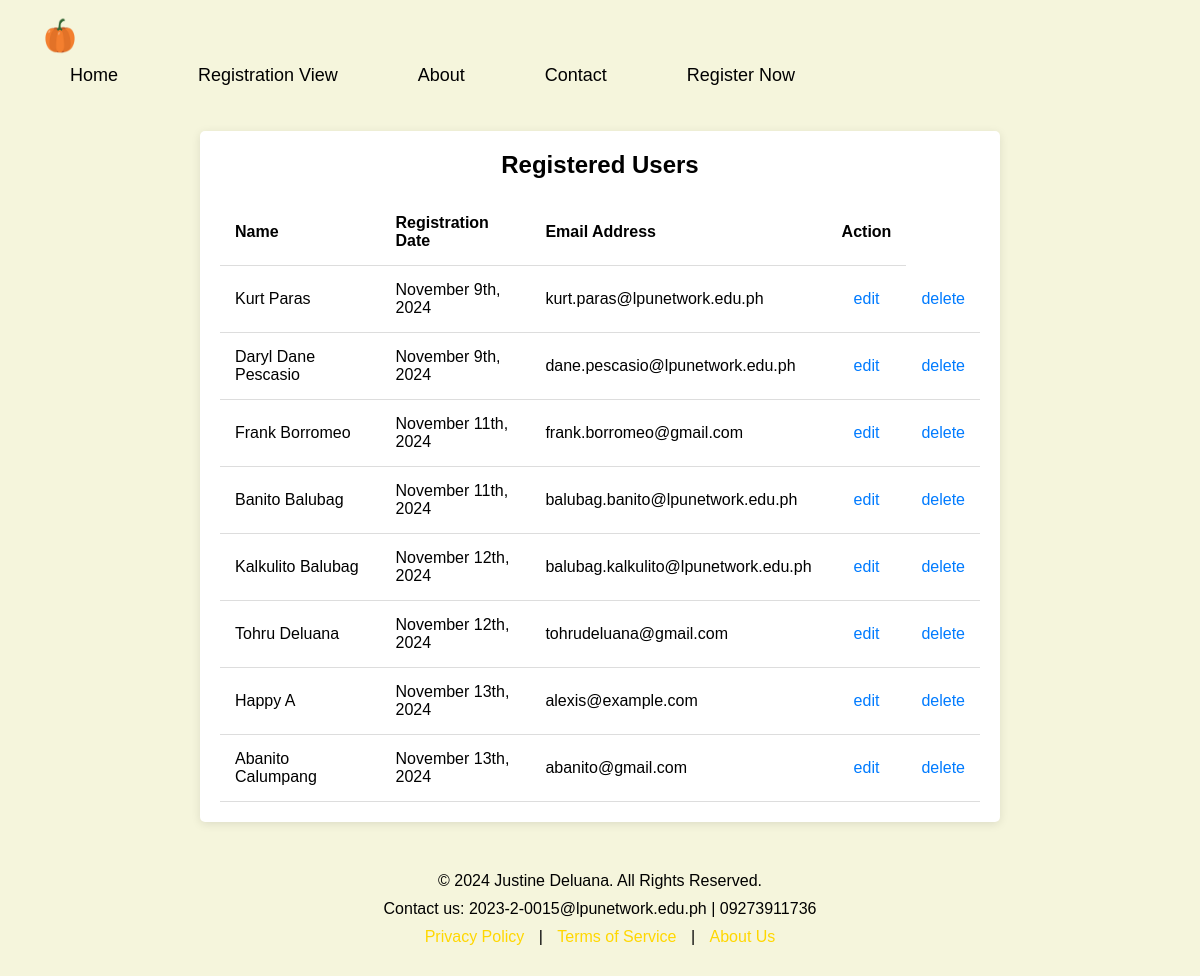
The page /registration-viewer.php on the database its author committed.
### tables this page shows
CREATE TABLE `users` (
  `user_id` int(11) NOT NULL,
  `fname` varchar(40) NOT NULL,
  `lname` varchar(40) NOT NULL,
  `email` varchar(100) NOT NULL,
  `password` varchar(255) NOT NULL,
  `registration_date` datetime DEFAULT current_timestamp()
);

### registration-viewer.php (the view, shortened to what this page needs)
<html lang="en">
<head>
    <link rel="stylesheet" href="registration-viewer.css">
</head>
<body>
<header>
        <nav>
            <?php include 'nav.php'; ?>
        </nav>
    </header>
<main>
    <h2 style="text-align: center;">Registered Users</h2>
    <p>
        <?php
            require ("mysqli_connect.php");
            $q = "SELECT user_id, fname, lname, email, date_format(registration_date, '%M %D, %Y') As regdat from users
            ORDER BY user_id ASC";
            $result = mysqli_query($dbcon, $q);
            if($result){
                echo "<table>
                <tr>
                    <th>Name</th>
                    <th>Registration Date</th>
                    <th>Email Address</th>
                    <th>Action</th>
                </tr>";
                while( $row = mysqli_fetch_array($result, MYSQLI_ASSOC)){
                    echo "<tr>
                        <td>".$row['fname']." ".$row['lname']."</td>
                        <td>".$row['regdat']."</td>
                        <td>".$row['email']."</td>
                        <td><a href='edit_user.php?id=".$row['user_id']."'>edit</a></td>
                        <td><a href='delete_user.php?id=".$row['user_id']."'>delete</a></td>
                    </tr>";
                }
                echo "</table>";
            } else{
                echo "<p class='error'>The current registered users cannot be retrieved.</p>";
            }
        ?>
    </p>
</main>
</body>
<?php include 'footer.php' ?>
</html>

### nav.php
<link rel="stylesheet" href="nav.css">
<nav class="navbar">
<div class="logo">
    <img src="logo.png" alt="logo" width="60px" height="40px">
</div>
    <ul class="nav-links">
        <li><a href ="index.php">Home</li>
        <li><a href ="registration-viewer.php">Registration View</li>
        <li><a href ="">About</li>
        <li><a href ="">Contact</li>
        <li><a href="register-page.php">Register Now</a></li>
    </ul>
</nav>

### footer.php
<link rel="stylesheet" href="footer.css">
<footer>
    <p>&copy; 2024 Justine Deluana. All Rights Reserved.</p>
    <p>Contact us: 2023-2-0015@lpunetwork.edu.ph | 09273911736</p>
    <p>
        <a href="#">Privacy Policy</a> |
        <a href="#">Terms of Service</a> |
        <a href="#">About Us</a>
    </p>
</footer>

### registration-viewer.css (style rules this page uses)
html, body { width: 100%; height: 100%; }
body { margin: 0; font-family: Arial, sans-serif; display: block; flex-direction: column; align-items: center; justify-content: center; min-height: 100vh; background-color: beige; }
main { padding: 20px; max-width: 800px; margin: 20px auto; background-color: white; border-radius: 5px; box-shadow: 0 2px 10px rgba(0, 0, 0, 0.1); }
table { width: 100%; border-collapse: collapse; margin-top: 20px; }
th, td { padding: 15px; text-align: left; border-bottom: 1px solid #ddd; }
th { background-color: white; color: black; width: 20%; }
th:nth-child(1), td:nth-child(1) { width: 40%; }
th:nth-child(2), td:nth-child(2) { width: 30%; }
th:nth-child(3), td:nth-child(3) { width: 25%; }
th:nth-child(4), td:nth-child(4) { width: 5%; text-align: center; }
a { color: #007bff; text-decoration: none; }

### nav.css (style rules this page uses)
* { margin: 0; padding: 0; box-sizing: border-box; }
.navbar { position: relative; display: fixed; justify-content: space-between; align-items: center; background-color: beige; padding: 15px 30px; right: 0; }
.logo { font-size: 24px; font-weight: bold; color: white; }
.nav-links { list-style: none; display: flex; }
.nav-links li { margin: 10px 40px; }
.nav-links a { text-decoration: none; color: black; font-size: 18px; transition: color 0.3s; }

### footer.css (style rules this page uses)
footer { background-color: beige; color: black; text-align: center; position: relative; bottom: 0%; width: 100%; padding: 20px 0; }
footer p { margin: 10px 0; }
footer a { color: #FFD700; text-decoration: none; margin: 0 10px; }

### rows shown on the page
users: fname "Kurt", lname "Paras", regdat "November 9th, 2024", email "kurt.paras@lpunetwork.edu.ph"
users: fname "Daryl Dane", lname "Pescasio", regdat "November 9th, 2024", email "dane.pescasio@lpunetwork.edu.ph"
users: fname "Frank", lname "Borromeo", regdat "November 11th, 2024", email "frank.borromeo@gmail.com"
users: fname "Banito", lname "Balubag", regdat "November 11th, 2024", email "balubag.banito@lpunetwork.edu.ph"
users: fname "Kalkulito", lname "Balubag", regdat "November 12th, 2024", email "balubag.kalkulito@lpunetwork.edu.ph"
users: fname "Tohru", lname "Deluana", regdat "November 12th, 2024", email "tohrudeluana@gmail.com"
users: fname "Happy", lname "A", regdat "November 13th, 2024", email "alexis@example.com"
users: fname "Abanito", lname "Calumpang", regdat "November 13th, 2024", email "abanito@gmail.com"
